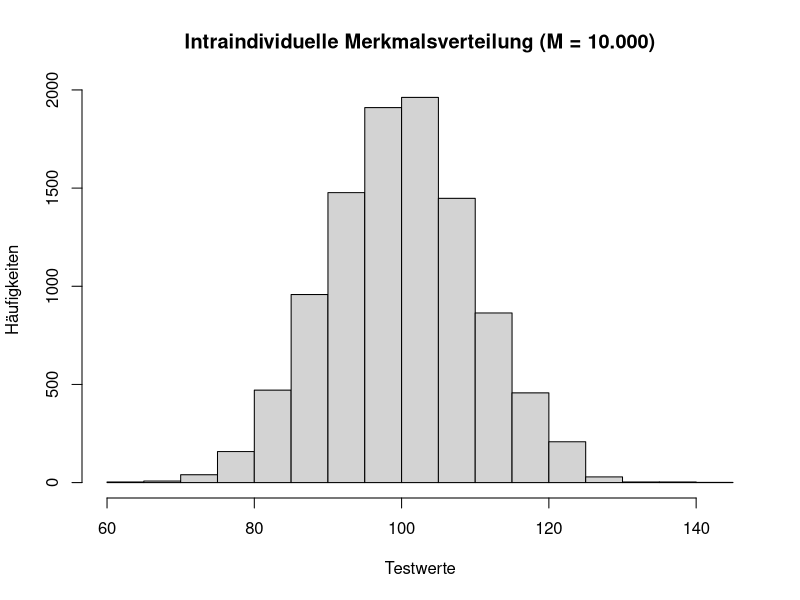
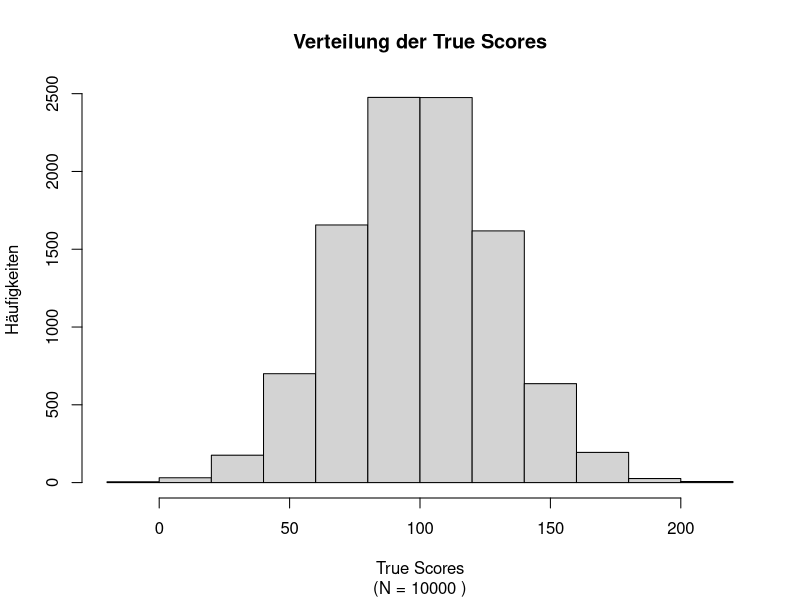
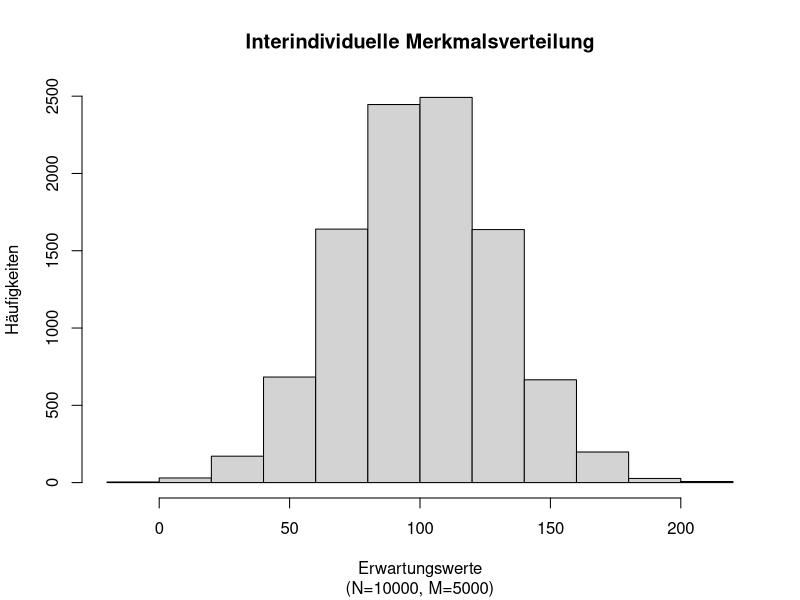
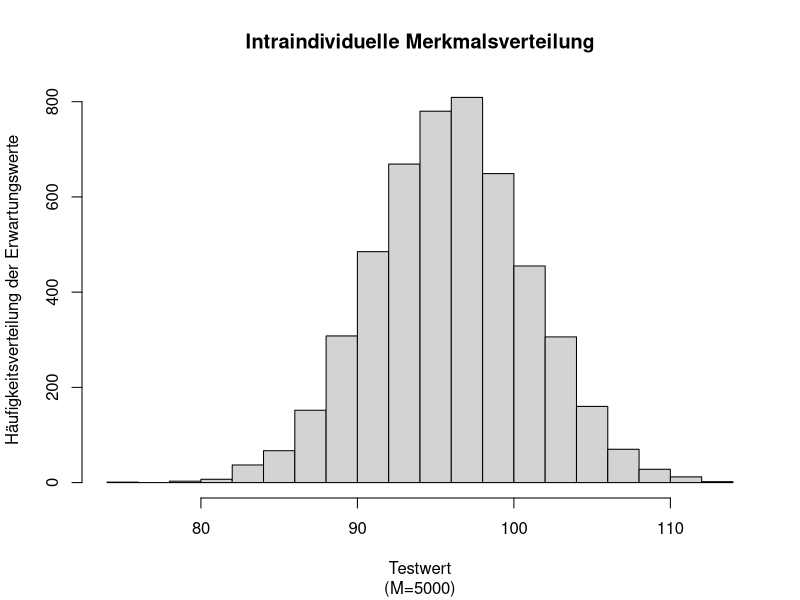

The R script that drew these images, in order:
###################################
# R Skript zum Übungskurs: 05 KTT #
##################################ä

# Übungsaufgabe 1 ---------------------------------------------------------

# Alter
#

# Setup
# set.seed(123)
# rm(list = ls())
#
# Wahres Alter
true_age <- 28 #<------------------------------------------ verändere mich!

add_privacy <- function(true_age){
  hot <- sample(c(0,1), 1, replace = TRUE)
  ifelse(hot==1, true_age+1, true_age-1)
}

# Anzahl der Testwiederholungen 
M <- 10 #<------------------------------------------------ verändere mich!
reps <- replicate(M, add_privacy(true_age))
# Erwartungswert von X ; E(X) = T 
(E_X <- mean(reps))

# Waage
#

# Setup
# set.seed(123)
# rm(list = ls())
#
true_weight <- 67 #<---------------------------------------- verändere mich!
crazy_scale <- function(true_weight){
  # 5kg +/- 
  rnorm(1, true_weight, 5)
}
# Anzahl der Messwiederholungen
M <- 10 #<------------------------------------------ verändere mich!
reps <- replicate(M, crazy_scale(true_weight))
mean(reps)

# Übungsaufgabe 2 ---------------------------------------------------------

# Setup
# set.seed(123)
# rm(list = ls()) 
#
# Anzahl der Testwiederholungen 
M <- 1e4 #<-------------------------------------------------- verändere mich!
# True Score
T <- 100 
# Messfehler: E(E) = 0
E <- rnorm(M, 0, 10)
# Beobachtungswert 
X <- T + E 
# (Imaginäre) Wiederholung des Test 
reps <- replicate(M, sample(X, 1))

# Output(s)
#
# Intraindividuelle Merkmalsverteilung
hist(reps, 
     main = "Intraindividuelle Merkmalsverteilung (M = 10.000)", 
     xlab = "Testwerte", 
     ylab = "Häufigkeiten")
#     
# Erwartungswert des Individuums bei M Wiederholungen
# E(X) = T = 100 (?)
(E_X <- mean(reps))
#
# Ein zufällig gezogener Beobachtungswert
# .. aus der intraindividuellen Merkmalsverteilung
# .. ein Schätzer für den wahren Wert: 100
(X_i <- sample(X, 1))
cat("Beobachtungswert", X_i, "True Score", T)

# Übungsaufgabe 3 ---------------------------------------------------------

# Setup 
# set.seed(123)
# rm(list = ls())
#
# Populationsgröße 
N <- 1e4 #<-------------------------------------------------- verändere mich!
# Generierung der True Scores
# 100: Mittlere Intelligenz in der Population
# 30: Abweichungen vom Populationnsmittelwert
T <- round(rnorm(N, 100, 30), digits = 0)
# Anzahl der Testwiederholungen
M <- 5e3 #<-------------------------------------------------- verändere mich!
X <- lapply(T, function(T) rnorm(M, T , 5)) ; names(X) <- T

# Outputs
#

# "Verteilung der wahren aber unbekannten Intelligenzwerte 
# ...in der Population
#
hist(T, 
     main = "Verteilung der True Scores", 
     sub =  paste("(N =", N, ")"),
     xlab = "True Scores", 
     ylab = "Häufigkeiten"
     )

# Interindividuelle Merkmalsverteilung
#
hist(rapply(X, mean), 
     main = "Interindividuelle Merkmalsverteilung", 
     sub = paste0("(N=", N, ", M=", M, ")"), 
     xlab = "Erwartungswerte",
     ylab = "Häufigkeiten")

# Mittelwert unserer Population
# ..zur Erinnerung: T = 100
#
mean(rapply(X, mean)) 

# Intraindividuelle Merkmalsverteilung 
# ..ziehe zufällig ein (i=1) Individuum aus der Population
#
i <- 1 
X_i <- sample(X, i)
hist(X_i[[1]],
     main = "Intraindividuelle Merkmalsverteilung",
     sub = paste0("(M=", M, ")"), 
     xlab = "Testwert",
     ylab = "Häufigkeitsverteilung der Erwartungswerte")

# Ziehe zufällig ein Testwert dieser Person 
# ..aus der intraindividuellen Merkmalsverteilung
(X_ij <- sample(X_i[[1]], 1)) #<--------------------------- mehrfach ausführen!
cat("Observed Score:", X_ij, "True Score:", names(X_i))

# Funktion 
# set.seed(123)
# rm(list = ls())
#
# Ziehe zufällig ein Testwert dieser Person 
# ..aus der intraindividuellen Merkmalsverteilung
rsample_i <- function(){
  # Ziehe zufällig ein Individuum 
  (X_i <- sample(X, 1)) 
  # Ziehe zufällig einen Testwert dieses Individuums 
  (X_ij <- sample(X_i[[1]], 1))
  cat(" True Score (T):", names(X_i), "\n", 
      "Testwert (X):", round(X_ij), "\n", 
      "Messfehler (E):", 
      abs(round(X_ij) - as.numeric(names(X_i))))}

# Ziehe zufällig ein Individuum aus der Population
rsample_i() #<------------------------------------------ mehrfach ausführen!

# Übungsaufgabe 5 ---------------------------------------------------------

# Setup
# set.seed(123)
# rm(list = ls())
#
# Populaitonsgröße
N <- 1e4
tau <- rnorm(N, mean = 100, 30)
var_epsilon <- 25 # <-------------------------------------- verändere mich!
epsilon <- rnorm(N, 0, var_epsilon) 

# Funktion
# 
reliab <- function(tau, epsilon){
  rel <- var(tau) / var(tau + epsilon)
  cat("Reliabilität der Messung:", rel)
}

reliab(tau, epsilon) #<------------------------------- mehrfach ausführen!

# Exkurs ------------------------------------------------------------------

# Auswkirungen system. Störeinflüsse
# Korrelationen
# ...über alle Fälle hinweg

# Setup
# set.seed(123)
#
n <- 100
x <- rnorm(n)
y <- rnorm(x)
cor(x, y) ; cor(x+3, y) ; cor(x, y + 3) ; cor(x + 3, y + 3)

# Auswikrungen system. Störeinflüsse
# Korrelationen
# ...auf einige (die ersten 50) Probanden  

# Setup
# set.seed(123)
#
x[1:50] <- x[1:50] + 3
cor(x, y) 

# Zusätzlicher MEssfehler
x[1:50] <- x[1:50] + 6
cor(x, y) 

# Auswirkungen system. Störeinflüsse
# Regressionsgewichte 
# ...über alle Fälle hinweg

# Setup
# set.seed(123)
#
n <- 100
x <- rnorm(n)
y <- rnorm(x)
# Original result
lm(y ~ x)$coef[[2]] 
# Veränderter Prediktor 
beta_ast <- lm(y ~ I(x+3))$coef[[2]] 
# Manipuliertes Ergebnis
lm(I(y+3) ~ I(x))$coef[[2]] 

# Auswirkungen system. Störeinflüsse
# Regressionsgewichte 
# ...auf einige (die ersten 50) Probanden  

# Setup
# set.seed(123)
#
n <- 100
x <- rnorm(n)
y <- rnorm(x)
x[1:50] <- x[1:50] + 3
beta <- lm(y ~ x)$coef[[2]] 
# Veränderter Prediktor 
x[1:50] <- x[1:50] + 6
# Manipuliertes Ergebnis
lm(y ~ x)$coef[[2]] 
